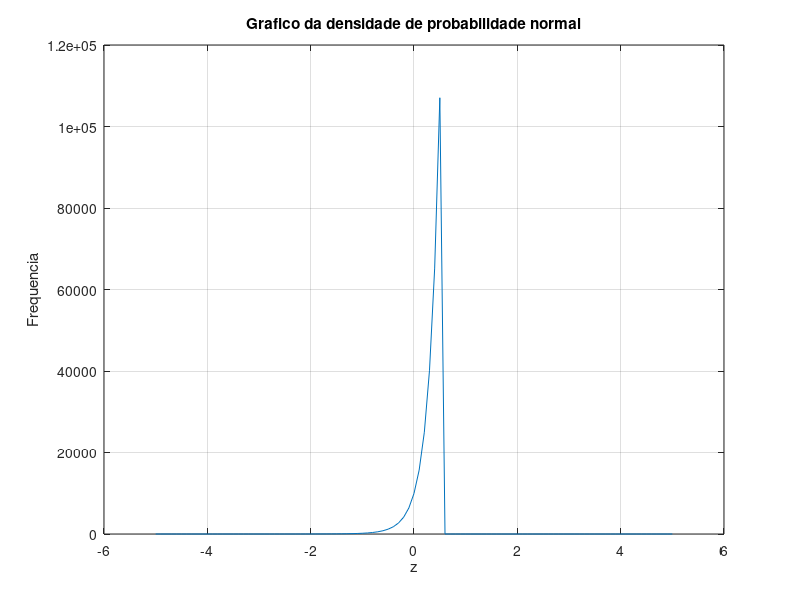

MATLAB code to generate this figure:
function Atv5_3(inc, zMin, zMax)
	% Não precisa por valores de entrada
	if nargin < 1, inc = .1; end
	if nargin < 2, zMin = -5; zMax = 5; end
	clc

	f = @(z) 1/(sqrt(2*pi)*exp(1).^(-(z.^2/2)));

	z = zMin:inc:zMax;
	f_z = linspace(0, 0, length(z));

	for n = zMin:zMax/inc
		f_z(n-zMin+1) = f(n*inc);
	end

	plot(z, f_z)
	title('Grafico da densidade de probabilidade normal')
	xlabel('z')
	ylabel('Frequencia')
	grid
end
